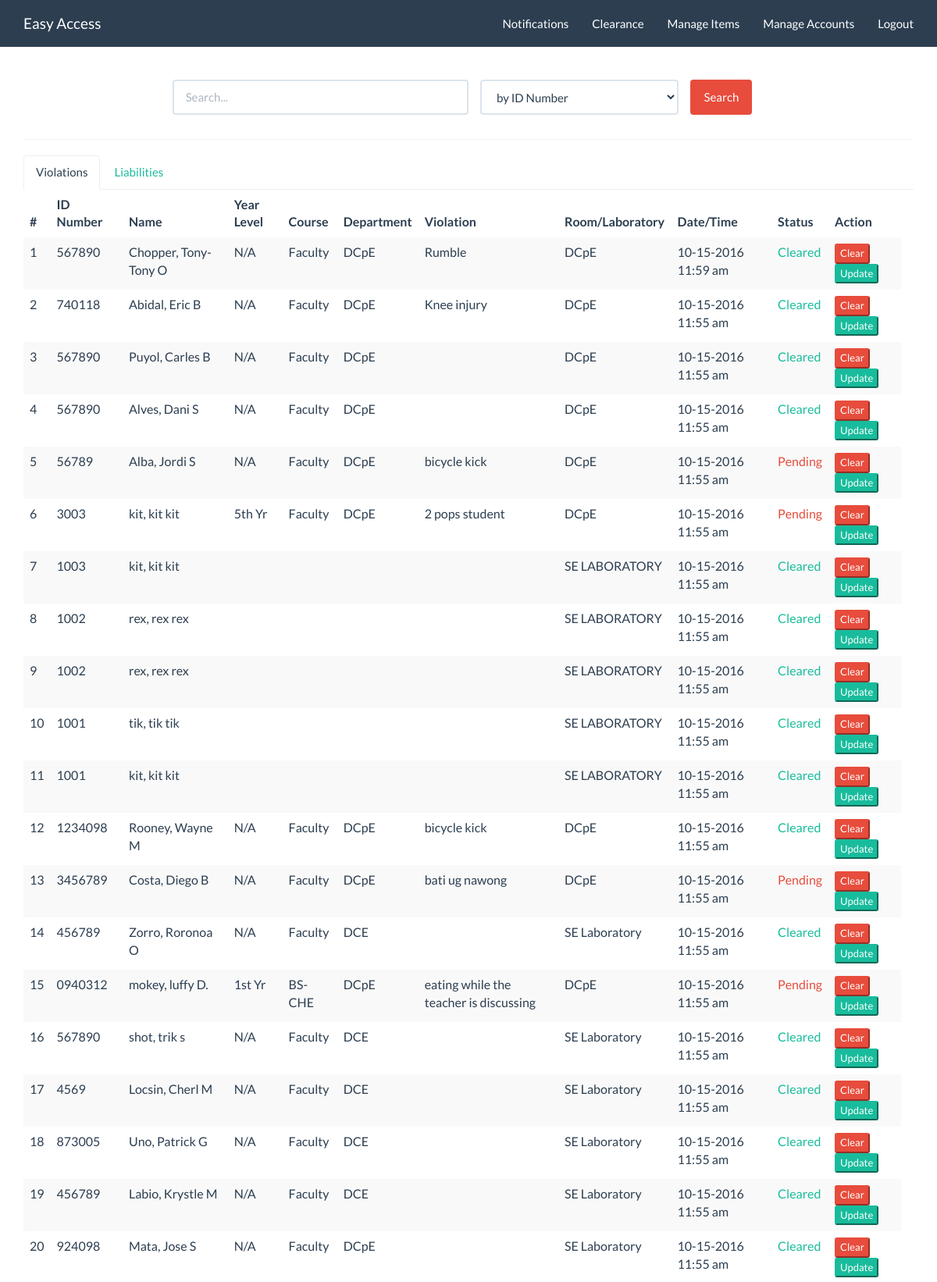
/index.php/c_clear/sVio (upper part), run on the app's committed database.
### tables this page shows
CREATE TABLE `student` (
  `id` int(11) NOT NULL,
  `u_id` varchar(45) NOT NULL,
  `lastname` varchar(45) NOT NULL,
  `name` varchar(45) NOT NULL,
  `middlename` varchar(45) NOT NULL,
  `year` varchar(11) NOT NULL,
  `course` varchar(45) NOT NULL,
  `department` varchar(45) NOT NULL,
  `violation` varchar(45) NOT NULL,
  `laboratory` varchar(45) NOT NULL,
  `status` varchar(45) NOT NULL,
  `dateviolate` timestamp NOT NULL DEFAULT CURRENT_TIMESTAMP
);

### application/controllers/c_clear.php (called while the page is built, shortened)
<?php
class c_clear extends CI_Controller {
	public function __construct()
	 {
				$this->load->view('admin/head');
				$this->load->view('templates/header');
		}
	public function sVio()
	{
		$data['x'] = $this->clearancedb->showvio('');
		$this->load->view('clearance/vs_clear',$data);
	}
}
?>

### index.php (called while the page is built, shortened)
<?php
require_once BASEPATH.'core/CodeIgniter.php';

### application/models/clearancedb.php (called while the page is built, shortened)
<?php
class clearancedb extends CI_Model {
        public function showvio($status)
        {
          $this->db->order_by('dateviolate','desc');
          if($status==""){
              $this->db->where('violation !=','Unreturned Item');
              $query = $this->db->get('student');
          }else{
              $this->db->where('status',$status);
              $query = $this->db->get('student');
          }
          $data = $query->result_array();
        return $data;
        }
}
?>

### application/views/clearance/vs_clear.php (the view, shortened to what this page needs)
<div class="container">
<?php echo br(4); ?>
<div class="panel">
        <div class="panel-body">
        <?php
        $attributes = array("class" => "form-horizontal", "role" => "form", "id" => "searchform", "name" => "searchform");
        echo form_open("c_clear/sVio", $attributes);?>
            <div class="form-group">
                <div class="col-md-4 col-sm-offset-2" style="padding:0;">
                    <input class="form-control" id="name_search" name="name_search" placeholder="Search..." type="text" value="<?php echo set_value('name_search'); ?>" />
                </div>
                <div class="col-xs-3">
                          <?php
                            $data = array(
                                      'u_id'  =>  'by ID Number',
                                      'name'  => 'by Name',
                                      'year'  => 'by Year Level',
                                      'course' => 'by Course',
                                      'department'  => 'by Department',
                                      'laboratory' => 'by Room/Laboratory',
                                      'status'  => 'by Status'  );
                            echo form_dropdown('searchBy',$data,set_value('searchBy'),'class="form-control"');
                          ?>
                </div>
                <div class="col-xs-2" style="padding:0;">
                  <input id="btn_search" name="btn_search" type="submit" class="btn btn-danger" value="Search"/>
                </div>
            </div>
        <?php echo form_close(); ?>
        </div>
</div>
  <ul class="nav nav-tabs">
  <li role="presentation" class="active"><?php echo anchor('c_clear/sVio','Violations');?></li>
  <li role="presentation" ><?php echo anchor('c_clear/sLia','Liabilities');?></li>
 </ul>
<div class="starter-template">
        <?php if (!$x): ?>
            <h2 style="margin-top:50px;text-align:center">No Violations Found</h2>
        <?php else: ?>
          <div class="table-responsive">
            <table class="table table-striped">
              <thead>
                <tr>
                  <th>#</th>
                  <th>ID Number</th>
                  <th>Name</th>
                  <th>Year Level</th>
                  <th>Course</th>
                  <th>Department</th>
                  <th>Violation</th>
                  <th>Room/Laboratory</th>
                  <th>Date/Time</th>
                  <th>Status</th>
                  <th>Action</th>
                  <th></th>
                </tr>
              </thead>
              <tbody>
              <?php
                $c=1;
                foreach ($x as $row) {
                  if($row['status']=="Cleared")
                    $txt = "success";
                  else
                    $txt = "danger";
                echo "<tr>
                    <td>".$c."</td>
                    <td>".$row['u_id']."</td>
                    <td>".$row['lastname'].","." ".$row['name']." ".$row['middlename']."</td>
                    <td>".$row['year']."</td>
                    <td>".$row['course']."</td>
                    <td>".$row['department']."</td>
                    <td>".$row['violation']."</td>
                    <td>".$row['laboratory']."</td>
                    <td>".date("m-d-Y h:i a", strtotime($row['dateviolate']))."</td>
                    <td class='text-".$txt."'>".$row['status']."</td>
                    <td>" .anchor('c_clear/clearedvio/'.$row['id'],'<button type="button" class="btn-xs btn-danger" data-togg le="modal" data-target="update">Clear</button>', 'onclick="return doconfirm()"')."".anchor('c_clear/upVio/'.$row['id'],'<button type="button" class="btn-xs btn-success" data-toggle="modal" data-target="update">Update</button>')."</td>
                     </tr>";
                  $c++;
                  }?>
              </tbody>
            </table>
          </div>
        <?php endif ?>
    </div>

### data on the page
student: u "567890", lastname "Chopper", name "Tony-Tony", middlename "O", year "N/A", course "Faculty", department "DCpE", violation "Rumble", laboratory "DCpE", dateviolate "10-15-2016 11:59 am", status "Cleared", id "Clear", id "Update"
student: u "740118", lastname "Abidal", name "Eric", middlename "B", year "N/A", course "Faculty", department "DCpE", violation "Knee injury", laboratory "DCpE", dateviolate "10-15-2016 11:55 am", status "Cleared", id "Clear", id "Update"
student: u "567890", lastname "Puyol", name "Carles", middlename "B", year "N/A", course "Faculty", department "DCpE", laboratory "DCpE", dateviolate "10-15-2016 11:55 am", status "Cleared", id "Clear", id "Update"
student: u "567890", lastname "Alves", name "Dani", middlename "S", year "N/A", course "Faculty", department "DCpE", laboratory "DCpE", dateviolate "10-15-2016 11:55 am", status "Cleared", id "Clear", id "Update"
student: u "56789", lastname "Alba", name "Jordi", middlename "S", year "N/A", course "Faculty", department "DCpE", violation "bicycle kick", laboratory "DCpE", dateviolate "10-15-2016 11:55 am", status "Pending", id "Clear", id "Update"
student: u "3003", lastname "kit", name "kit", middlename "kit", year "5th Yr", course "Faculty", department "DCpE", violation "2 pops student", laboratory "DCpE", dateviolate "10-15-2016 11:55 am", status "Pending", id "Clear", id "Update"
student: u "1003", lastname "kit", name "kit", middlename "kit", laboratory "SE LABORATORY", dateviolate "10-15-2016 11:55 am", status "Cleared", id "Clear", id "Update"
student: u "1002", lastname "rex", name "rex", middlename "rex", laboratory "SE LABORATORY", dateviolate "10-15-2016 11:55 am", status "Cleared", id "Clear", id "Update"
student: u "1002", lastname "rex", name "rex", middlename "rex", laboratory "SE LABORATORY", dateviolate "10-15-2016 11:55 am", status "Cleared", id "Clear", id "Update"
student: u "1001", lastname "tik", name "tik", middlename "tik", laboratory "SE LABORATORY", dateviolate "10-15-2016 11:55 am", status "Cleared", id "Clear", id "Update"
student: u "1001", lastname "kit", name "kit", middlename "kit", laboratory "SE LABORATORY", dateviolate "10-15-2016 11:55 am", status "Cleared", id "Clear", id "Update"
student: u "1234098", lastname "Rooney", name "Wayne", middlename "M", year "N/A", course "Faculty", department "DCpE", violation "bicycle kick", laboratory "DCpE", dateviolate "10-15-2016 11:55 am", status "Cleared", id "Clear", id "Update"
student: u "3456789", lastname "Costa", name "Diego", middlename "B", year "N/A", course "Faculty", department "DCpE", violation "bati ug nawong", laboratory "DCpE", dateviolate "10-15-2016 11:55 am", status "Pending", id "Clear", id "Update"
student: u "456789", lastname "Zorro", name "Roronoa", middlename "O", year "N/A", course "Faculty", department "DCE", laboratory "SE Laboratory", dateviolate "10-15-2016 11:55 am", status "Cleared", id "Clear", id "Update"
student: u "0940312", lastname "mokey", name "luffy", middlename "D.", year "1st Yr", course "BS-CHE", department "DCpE", violation "eating while the teacher is discussing", laboratory "DCpE", dateviolate "10-15-2016 11:55 am", status "Pending", id "Clear", id "Update"
student: u "567890", lastname "shot", name "trik", middlename "s", year "N/A", course "Faculty", department "DCE", laboratory "SE Laboratory", dateviolate "10-15-2016 11:55 am", status "Cleared", id "Clear", id "Update"
student: u "4569", lastname "Locsin", name "Cherl", middlename "M", year "N/A", course "Faculty", department "DCE", laboratory "SE Laboratory", dateviolate "10-15-2016 11:55 am", status "Cleared", id "Clear", id "Update"
student: u "873005", lastname "Uno", name "Patrick", middlename "G", year "N/A", course "Faculty", department "DCE", laboratory "SE Laboratory", dateviolate "10-15-2016 11:55 am", status "Cleared", id "Clear", id "Update"
student: u "456789", lastname "Labio", name "Krystle", middlename "M", year "N/A", course "Faculty", department "DCE", laboratory "SE Laboratory", dateviolate "10-15-2016 11:55 am", status "Cleared", id "Clear", id "Update"
student: u "924098", lastname "Mata", name "Jose", middlename "S", year "N/A", course "Faculty", department "DCpE", laboratory "SE Laboratory", dateviolate "10-15-2016 11:55 am", status "Cleared", id "Clear", id "Update"

### other printed values
anchor('account/index','Easy Access','class="navbar-brand"') "Easy Access"
anchor('c_clear/sVio', 'Clearance') "Clearance"
anchor('item_admin/ItemSearch','Manage Items') "Manage Items"
anchor('admin/sUser','Manage Accounts') "Manage Accounts"
anchor('c_clear/sVio','Violations') "Violations"
anchor('c_clear/sLia','Liabilities') "Liabilities"
